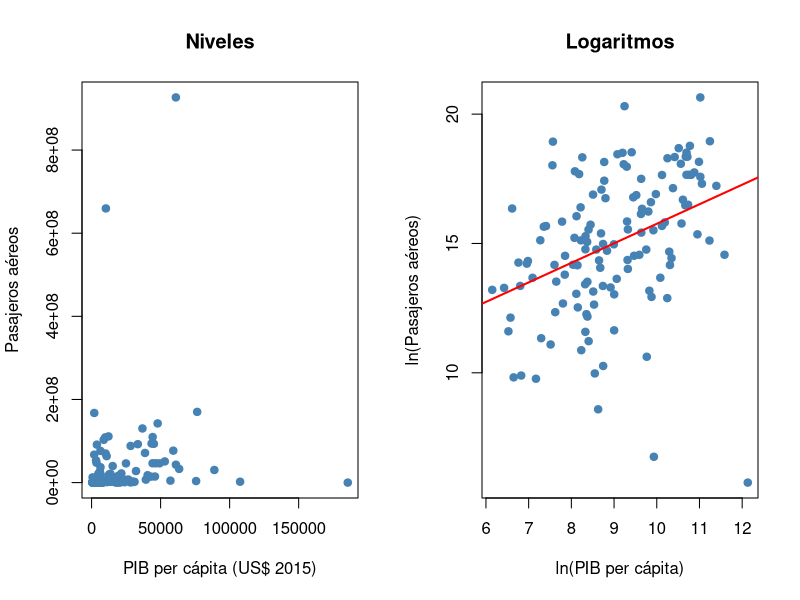
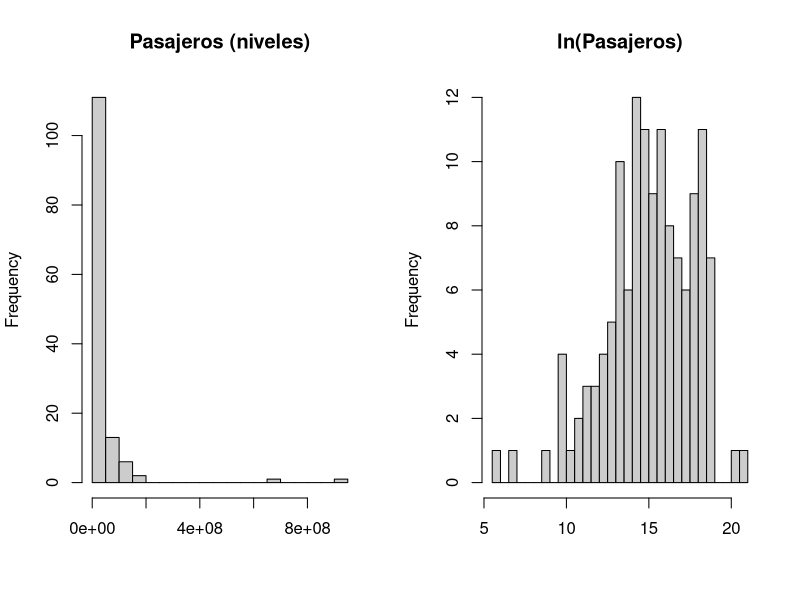
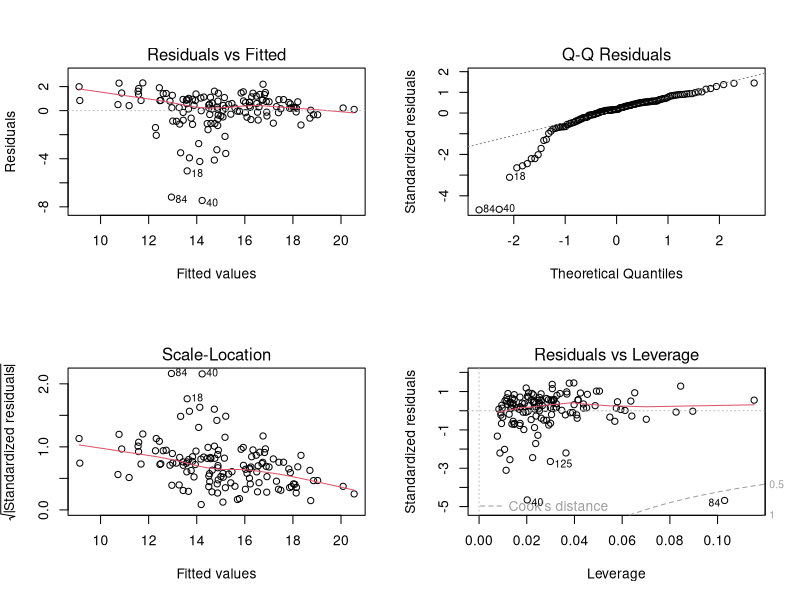

Here is the R script that generated these plots, in order:
## ---- chunk 1
paquetes <- c("lmtest", "sandwich", "car")
for (p in paquetes) {
  if (!requireNamespace(p, quietly = TRUE)) install.packages(p)
}
library(lmtest)
library(sandwich)
library(car)
dir.create("resultados", showWarnings = FALSE)
## ---- chunk 2
crudo <- read.csv("datos_wdi_2019.csv", check.names = FALSE,
                  na.strings = c("..", ""), stringsAsFactors = FALSE)


crudo <- subset(crudo, !is.na(`Series Code`) & `Series Code` != "")


col_anio <- grep("2019", names(crudo), value = TRUE)[1]
crudo$valor <- as.numeric(crudo[[col_anio]])


largo <- crudo[, c("Country Name", "Country Code", "Series Code", "valor")]
names(largo) <- c("pais", "iso3c", "serie", "valor")
datos <- reshape(largo, idvar = c("pais", "iso3c"), timevar = "serie",
                 direction = "wide")
names(datos) <- sub("^valor\\.", "", names(datos))
names(datos)[names(datos) == "IS.AIR.PSGR"]    <- "pasajeros"
names(datos)[names(datos) == "NY.GDP.PCAP.KD"] <- "pib_pc"
names(datos)[names(datos) == "SP.POP.TOTL"]    <- "poblacion"
names(datos)[names(datos) == "ST.INT.ARVL"]    <- "turistas"
## ---- chunk 3
agregados <- c("AFE","AFW","ARB","CEB","CSS","EAP","EAR","EAS","ECA","ECS",
               "EMU","EUU","FCS","HIC","HPC","IBD","IBT","IDA","IDB","IDX",
               "INX","LAC","LCN","LDC","LIC","LMC","LMY","LTE","MEA","MIC",
               "MNA","NAC","OED","OSS","PRE","PSS","PST","SAS","SSA","SSF",
               "SST","TEA","TEC","TLA","TMN","TSA","TSS","UMC","WLD")
datos <- subset(datos, !(iso3c %in% agregados))
datos <- datos[, c("pais", "iso3c", "pasajeros", "pib_pc", "poblacion", "turistas")]
datos <- na.omit(datos)
datos <- subset(datos, pasajeros > 0 & turistas > 0)
rownames(datos) <- NULL
cat("Países en la muestra:", nrow(datos), "\n")
## ---- chunk 4
desc <- sapply(datos[, c("pasajeros", "pib_pc", "poblacion", "turistas")],
               function(x) c(media = mean(x), mediana = median(x),
                             desv_est = sd(x), min = min(x), max = max(x)))
knitr::kable(t(desc), digits = 2, format.args = list(big.mark = ","))
write.csv(round(t(desc), 2), "resultados/descriptivos.csv")
## ---- chunk 5
datos$ln_pasajeros <- log(datos$pasajeros)
datos$ln_pib_pc    <- log(datos$pib_pc)
datos$ln_poblacion <- log(datos$poblacion)
datos$ln_turistas  <- log(datos$turistas)
## ---- chunk 6
#| fig-width: 10
#| fig-height: 4.5
par(mfrow = c(1, 2))
plot(datos$pib_pc, datos$pasajeros, pch = 19, col = "steelblue",
     xlab = "PIB per cápita (US$ 2015)", ylab = "Pasajeros aéreos", main = "Niveles")
plot(datos$ln_pib_pc, datos$ln_pasajeros, pch = 19, col = "steelblue",
     xlab = "ln(PIB per cápita)", ylab = "ln(Pasajeros aéreos)", main = "Logaritmos")
abline(lm(ln_pasajeros ~ ln_pib_pc, data = datos), col = "red", lwd = 2)
## ---- chunk 7
#| fig-width: 10
#| fig-height: 4.5
par(mfrow = c(1, 2))
hist(datos$pasajeros, breaks = 30, col = "grey80", main = "Pasajeros (niveles)", xlab = "")
hist(datos$ln_pasajeros, breaks = 30, col = "grey80", main = "ln(Pasajeros)", xlab = "")
## ---- chunk 8
m_niveles <- lm(pasajeros ~ pib_pc + poblacion + turistas, data = datos)
m_simple  <- lm(ln_pasajeros ~ ln_pib_pc, data = datos)
m_loglog  <- lm(ln_pasajeros ~ ln_pib_pc + ln_poblacion + ln_turistas, data = datos)
## ---- chunk 9
summary(m_niveles)
## ---- chunk 10
summary(m_simple)
## ---- chunk 11
summary(m_loglog)
write.csv(round(coef(summary(m_loglog)), 4), "resultados/coeficientes_loglog.csv")
## ---- chunk 12
comparacion <- data.frame(
  modelo   = c("Niveles", "Log-log simple", "Log-log múltiple"),
  R2       = c(summary(m_niveles)$r.squared, summary(m_simple)$r.squared,
               summary(m_loglog)$r.squared),
  R2_ajust = c(summary(m_niveles)$adj.r.squared, summary(m_simple)$adj.r.squared,
               summary(m_loglog)$adj.r.squared))
knitr::kable(comparacion, digits = 4)
## ---- chunk 13
gl <- df.residual(m_loglog)
b  <- coef(m_loglog)
se <- sqrt(diag(vcov(m_loglog)))

# 6.1 ¿Volar es un "bien de lujo"?  H0: beta_ingreso <= 1  vs  H1: > 1
t_lujo <- (b["ln_pib_pc"] - 1) / se["ln_pib_pc"]
p_lujo <- pt(t_lujo, gl, lower.tail = FALSE)

# 6.2 Elasticidad población unitaria  H0: beta_poblacion = 1
t_pob <- (b["ln_poblacion"] - 1) / se["ln_poblacion"]
p_pob <- 2 * pt(abs(t_pob), gl, lower.tail = FALSE)

# 6.3 F conjunta  H0: beta_poblacion = beta_turistas = 0
f_anidado <- anova(m_simple, m_loglog)

pruebas <- data.frame(
  hipotesis   = c("Elasticidad ingreso <= 1 (una cola)",
                  "Elasticidad población = 1 (dos colas)",
                  "Población y turistas = 0 (F conjunta)"),
  estadistico = c(t_lujo, t_pob, f_anidado$F[2]),
  p_valor     = c(p_lujo, p_pob, f_anidado$`Pr(>F)`[2]))
knitr::kable(pruebas, digits = 4)
write.csv(pruebas, "resultados/pruebas_hipotesis.csv", row.names = FALSE)
## ---- chunk 14
f_anidado
linearHypothesis(m_loglog, "ln_pib_pc = 1")
## ---- chunk 15
bptest(m_loglog)              # Breusch-Pagan: heterocedasticidad
shapiro.test(resid(m_loglog)) # Shapiro-Wilk: normalidad de residuos
vif(m_loglog)                 # Multicolinealidad
coeftest(m_loglog, vcov = vcovHC(m_loglog, type = "HC1"))  # Errores robustos
## ---- chunk 16
#| fig-width: 9
#| fig-height: 8
par(mfrow = c(2, 2)); plot(m_loglog)
## ---- chunk 17
ic_coef <- confint(m_loglog, level = 0.95)
knitr::kable(ic_coef, digits = 4)
write.csv(round(ic_coef, 4), "resultados/ic_coeficientes.csv")
## ---- chunk 18
mex <- subset(datos, iso3c == "MEX")
ic_media   <- predict(m_loglog, newdata = mex, interval = "confidence", level = 0.95)
ic_puntual <- predict(m_loglog, newdata = mex, interval = "prediction", level = 0.95)
duan <- mean(exp(resid(m_loglog)))   # corrección de Duan al regresar de logaritmos

intervalos_mex <- data.frame(
  tipo          = c("Promedio (confidence)", "Puntual (prediction)"),
  pred_ln       = c(ic_media[1], ic_puntual[1]),
  lim_inf_ln    = c(ic_media[2], ic_puntual[2]),
  lim_sup_ln    = c(ic_media[3], ic_puntual[3]),
  pred_pasaj    = exp(c(ic_media[1], ic_puntual[1])),
  lim_inf_pasaj = exp(c(ic_media[2], ic_puntual[2])),
  lim_sup_pasaj = exp(c(ic_media[3], ic_puntual[3])),
  pred_duan     = exp(c(ic_media[1], ic_puntual[1])) * duan,
  observado     = mex$pasajeros)
knitr::kable(intervalos_mex, digits = 3, format.args = list(big.mark = ","))
write.csv(intervalos_mex, "resultados/intervalos_mexico.csv", row.names = FALSE)
## ---- chunk 19
efecto10 <- (1.10^b[-1] - 1) * 100
elas <- data.frame(variable = names(efecto10), elasticidad = b[-1],
                   efecto_pct_si_X_sube_10 = efecto10)
knitr::kable(elas, digits = 3, row.names = FALSE)
write.csv(elas, "resultados/elasticidades.csv", row.names = FALSE)
## ---- chunk 20
salida <- capture.output({
  cat("Países:", nrow(datos), "\n\n")
  print(summary(m_niveles)); print(summary(m_simple)); print(summary(m_loglog))
  print(comparacion); print(pruebas); print(f_anidado)
  print(bptest(m_loglog)); print(shapiro.test(resid(m_loglog))); print(vif(m_loglog))
  print(coeftest(m_loglog, vcov = vcovHC(m_loglog, type = "HC1")))
  print(ic_coef); print(intervalos_mex); print(elas)
})
writeLines(salida, "resultados/salida_completa.txt")
cat("Listo: resultados/salida_completa.txt\n")
